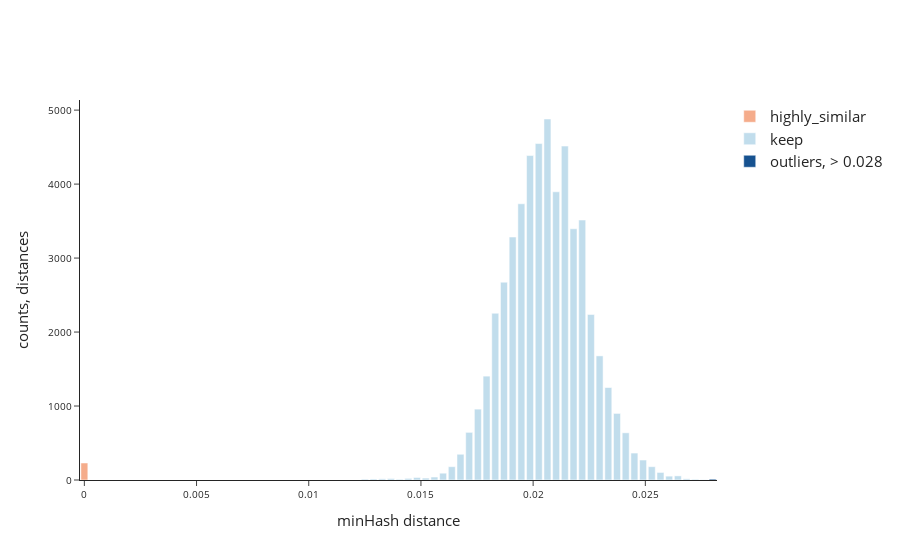

Source (notebook cell):
### Code cell
one_dim_list_deduped =  dist_matrix_df.loc[to_keep, to_keep].melt()['value']
fig_deduped = make_histogram(one_dim_list_deduped, range2 = [0.0125,0.028], bins=40) 
pio.write_image(fig_deduped, './figures/distances_deduped.png')
fig_deduped

### Figure 1 — Plotly figure (JSON) as saved in the notebook; plotly's stock layout.template omitted (floating-point values rounded to 4 significant figures)
{"data": [{"marker": {"color": "rgb(245, 172, 139)"}, "name": "highly_similar", "type": "bar", "x": [0, 0.0003906, 0.0007813, 0.001172, 0.001563, 0.001953, 0.002344, 0.002734, 0.003125, 0.003516, 0.003906, 0.004297, 0.004688, 0.005078, 0.005469, 0.005859, 0.00625, 0.006641, 0.007031, 0.007422, 0.007812, 0.008203, 0.008594, 0.008984, 0.009375, 0.009766, 0.01016, 0.01055, 0.01094, 0.01133, 0.01172, 0.01211, 0.0125], "y": [230, 0, 0, 0, 0, 0, 0, 0, 0, 0, 0, 0, 0, 0, 0, 0, 0, 0, 0, 0, 0, 0, 0, 0, 0, 0, 0, 0, 0, 0, 0, 0]}, {"marker": {"color": "rgb(193, 221, 236)"}, "name": "keep", "type": "bar", "x": [0.0125, 0.01289, 0.01328, 0.01366, 0.01405, 0.01444, 0.01483, 0.01521, 0.0156, 0.01599, 0.01638, 0.01676, 0.01715, 0.01754, 0.01792, 0.01831, 0.0187, 0.01909, 0.01947, 0.01986, 0.02025, 0.02064, 0.02103, 0.02141, 0.0218, 0.02219, 0.02257, 0.02296, 0.02335, 0.02374, 0.02413, 0.02451, 0.0249, 0.02529, 0.02567, 0.02606, 0.02645, 0.02684, 0.02722, 0.02761, 0.028], "y": [12, 14, 16, 20, 10, 22, 34, 26, 40, 92, 180, 348, 644, 958, 1404, 2254, 2674, 3284, 3734, 4386, 4548, 4880, 3896, 4514, 3396, 3514, 2238, 1678, 1250, 900, 638, 364, 270, 180, 102, 52, 56, 16, 10, 4]}, {"marker": {"color": "rgb(23, 82, 144)"}, "name": "outliers, > 0.028", "type": "bar", "x": [0.028, 0.02942], "y": [12]}], "layout": {"autosize": true, "legend": {"font": {"size": 15}}, "xaxis": {"autorange": true, "range": [-0.0001937, 0.02819], "tickfont": {"size": 10}, "title": {"font": {"size": 15}, "text": "minHash distance"}, "type": "linear"}, "yaxis": {"autorange": true, "range": [0, 5137.0], "tickfont": {"size": 10}, "title": {"font": {"size": 15}, "text": "counts, distances"}, "type": "linear"}}}
